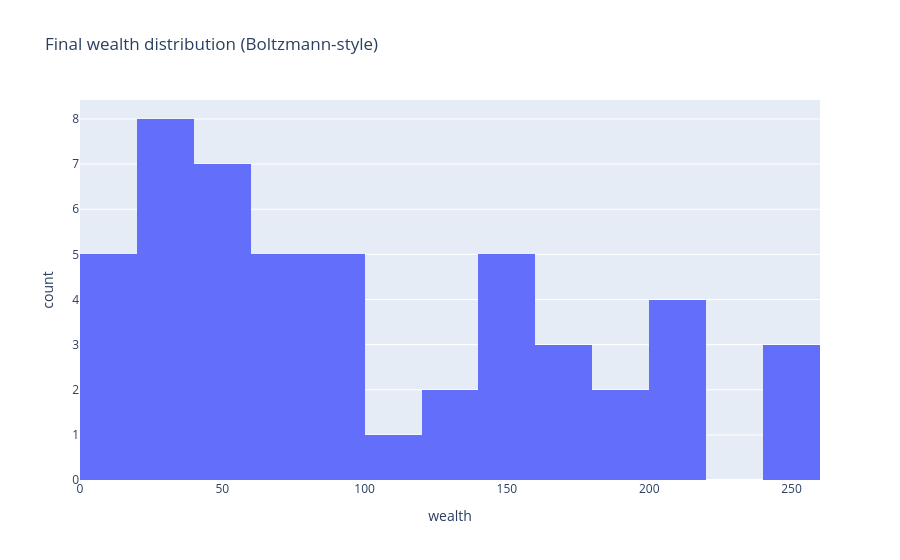

This figure's notebook cell:
### Code cell
fig = go.Figure()
fig.add_histogram(x=final_wealth, nbinsx=20)
fig.update_layout(
    title="Final wealth distribution (Boltzmann-style)",
    xaxis_title="wealth",
    yaxis_title="count",
)
fig.show()

### Figure 1 — Plotly figure (JSON) as saved in the notebook; plotly's stock layout.template omitted (floating-point values rounded to 4 significant figures)
{"data": [{"nbinsx": 20, "type": "histogram", "x": [23.8, 51.27, 145.0, 100.0, 155.6, 41.42, 159.5, 48.46, 120.9, 85.83, 46.12, 67.23, 70.97, 23.86, 51.38, 164.4, 14.3, 36.04, 218.9, 30.59, 24.01, 153.6, 179.4, 58.41, 17.16, 200.2, 22.75, 194.2, 256.8, 64.65, 26.72, 194.5, 12.64, 150.1, 242.6, 252.9, 86.35, 61.58, 9.83, 201.3, 96.38, 94.91, 176.7, 14.68, 81.36, 207.3, 71.61, 125.7, 41.67, 24.4]}], "layout": {"title": {"text": "Final wealth distribution (Boltzmann-style)"}, "xaxis": {"title": {"text": "wealth"}}, "yaxis": {"title": {"text": "count"}}}}
